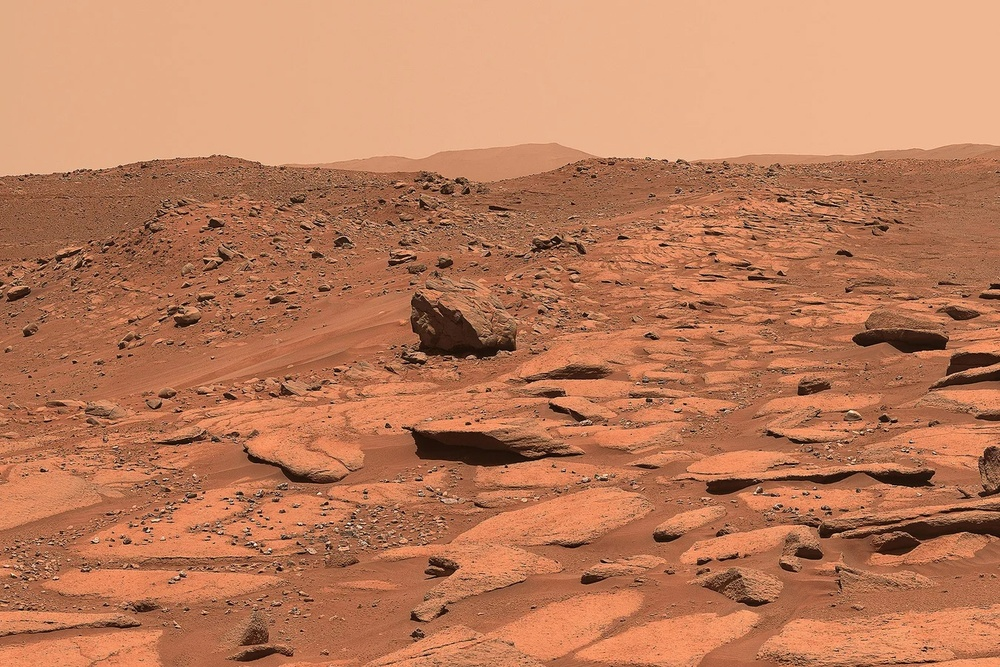
#> input picture assets/images/marssurface.jpg, 1000 x 667 px, shrunk from 1350 x 900 before the run
$ python edge_detection.py
#> lines starting #> are read from the running program, lines starting #| are printed output that depends on the picture; after the words box and inside, x2 and y2 are one past the last pixel; in counts of white or black regions, pixels touching at a corner belong together
from pathlib import Path

import cv2
import numpy as np


PROJECT_ROOT = Path(__file__).resolve().parents[1]
img = cv2.imread(str(PROJECT_ROOT / 'assets' / 'images' / 'marssurface.jpg'))
#> img is the input picture: shape (667, 1000, 3); mean B, G, R 91.6, 124.9, 188

img_edge = cv2.Canny(img, 100, 200)
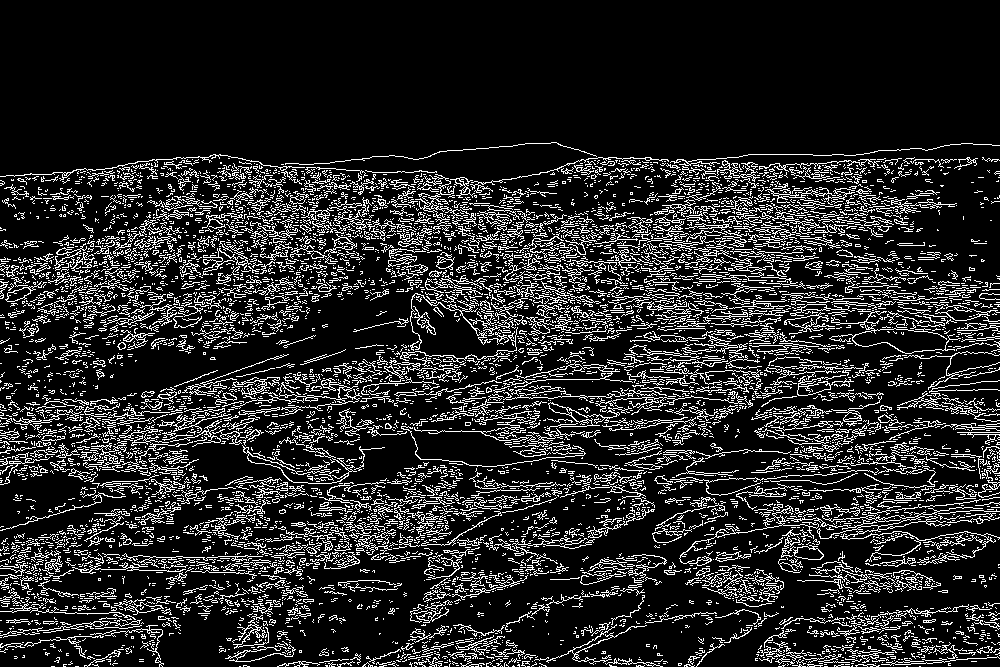
#> img_edge: shape (667, 1000); 15.3% white in thin lines or dots, all inside (x1, y1, x2, y2) = (0, 142, 1000, 667)

img_edge_d = cv2.dilate(img_edge, np.ones((3, 3), dtype=np.int8))
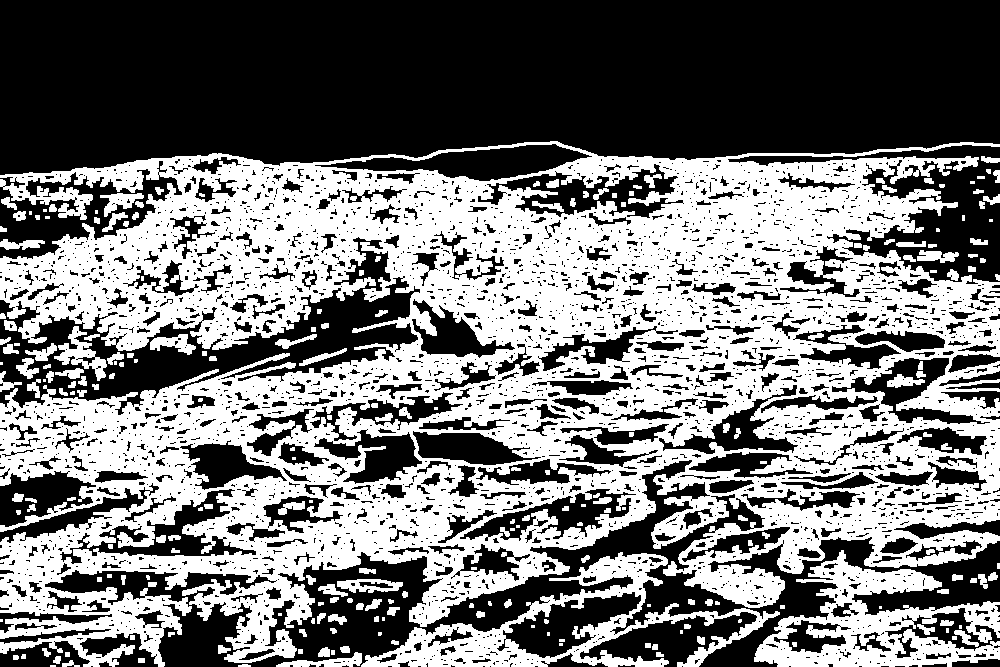
#> img_edge_d: shape (667, 1000); 46.4% white; 236 white regions (47 under 20 px), largest, box (x1, y1, x2, y2) and area: (0, 141, 1000, 667) 271764, (754, 550, 1000, 667) 11989, (361, 552, 780, 667) 11357

img_edge_e = cv2.erode(img_edge_d, np.ones((3, 3), dtype=np.int8))
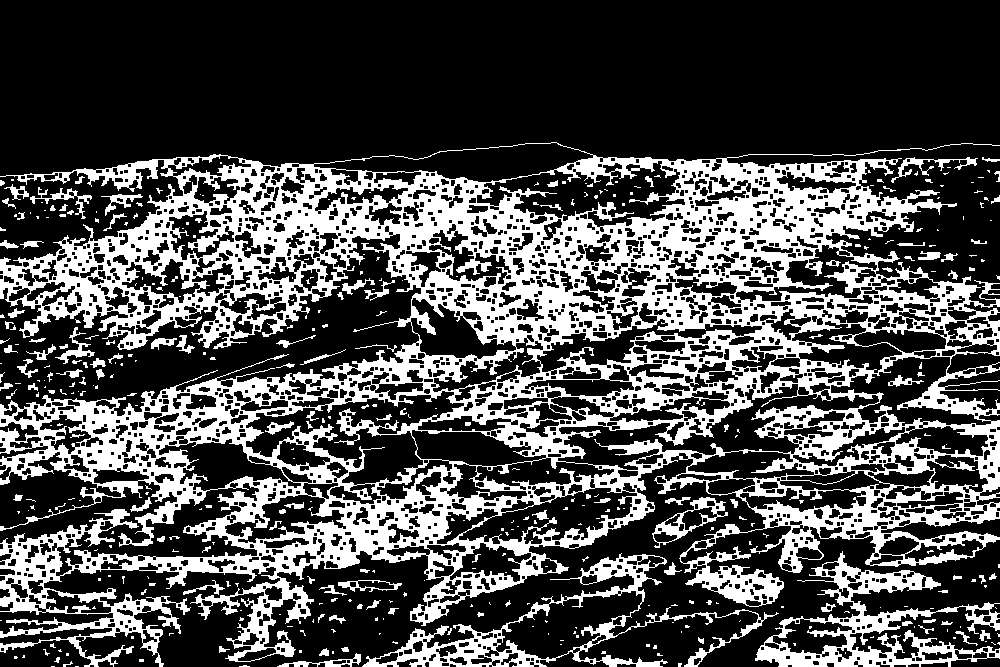
#> img_edge_e: shape (667, 1000); 30.2% white; 412 white regions (291 under 20 px), largest, box (x1, y1, x2, y2) and area: (0, 142, 1000, 667) 176078, (755, 551, 1000, 667) 7607, (362, 553, 779, 667) 6706

cv2.imshow('img', img)
cv2.imshow('img_edge', img_edge)
cv2.imshow('img_edge_d', img_edge_d)
cv2.imshow('img_edge_e', img_edge_e)
cv2.waitKey(0)

$ run again, with assets/images/parrot.jpg copied over assets/images/marssurface.jpg
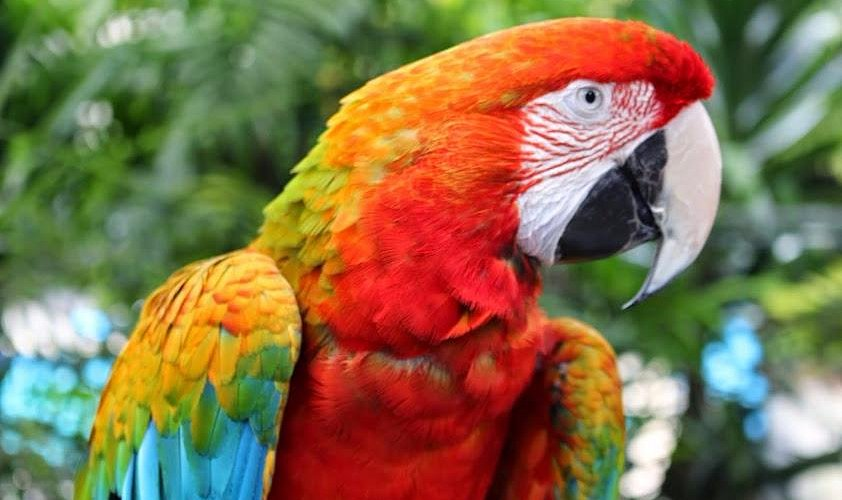
#> input picture assets/images/parrot.jpg, 842 x 500 px
#> img is the input picture: shape (500, 842, 3); mean B, G, R 75.5, 112.2, 134
#> `img_edge = cv2.Canny(img, 100, 200)`:
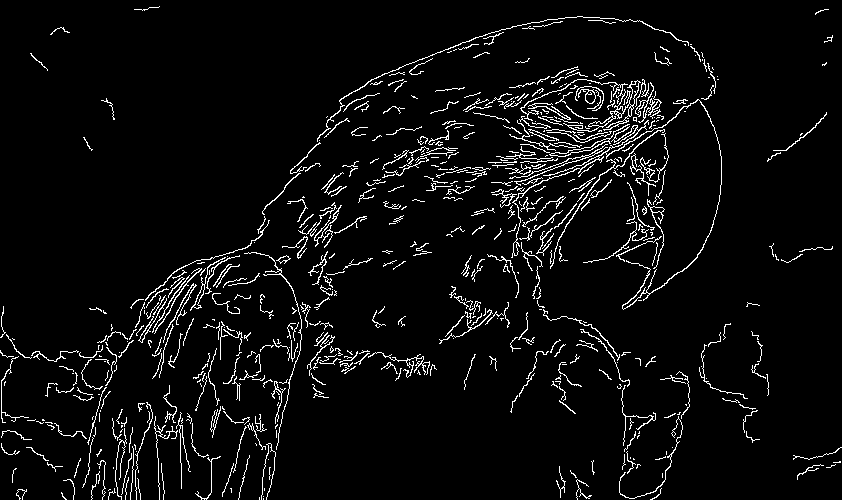
#> img_edge: shape (500, 842); 4.9% white in thin lines or dots
#> img_edge_d: shape (500, 842); 15.5% white; 92 white regions (1 under 20 px), largest, box (x1, y1, x2, y2) and area: (0, 15, 723, 500) 36750, (192, 251, 438, 500) 7914, (90, 384, 192, 500) 3556
#> `img_edge_e = cv2.erode(img_edge_d, np.ones((3, 3), dtype=np.int8))`:
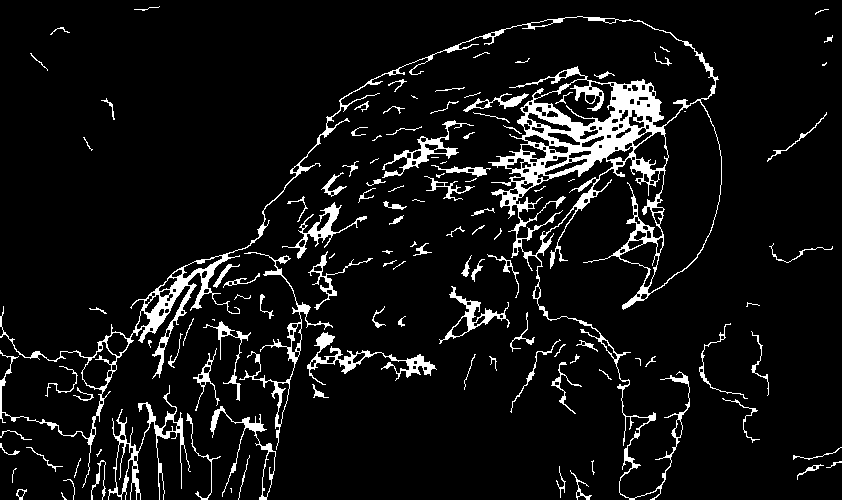
#> img_edge_e: shape (500, 842); 7.6% white; 121 white regions (29 under 20 px), largest, box (x1, y1, x2, y2) and area: (0, 16, 722, 500) 17486, (108, 385, 191, 500) 1486, (239, 252, 333, 450) 1256

$ run again, with assets/images/udaan.jpg copied over assets/images/marssurface.jpg
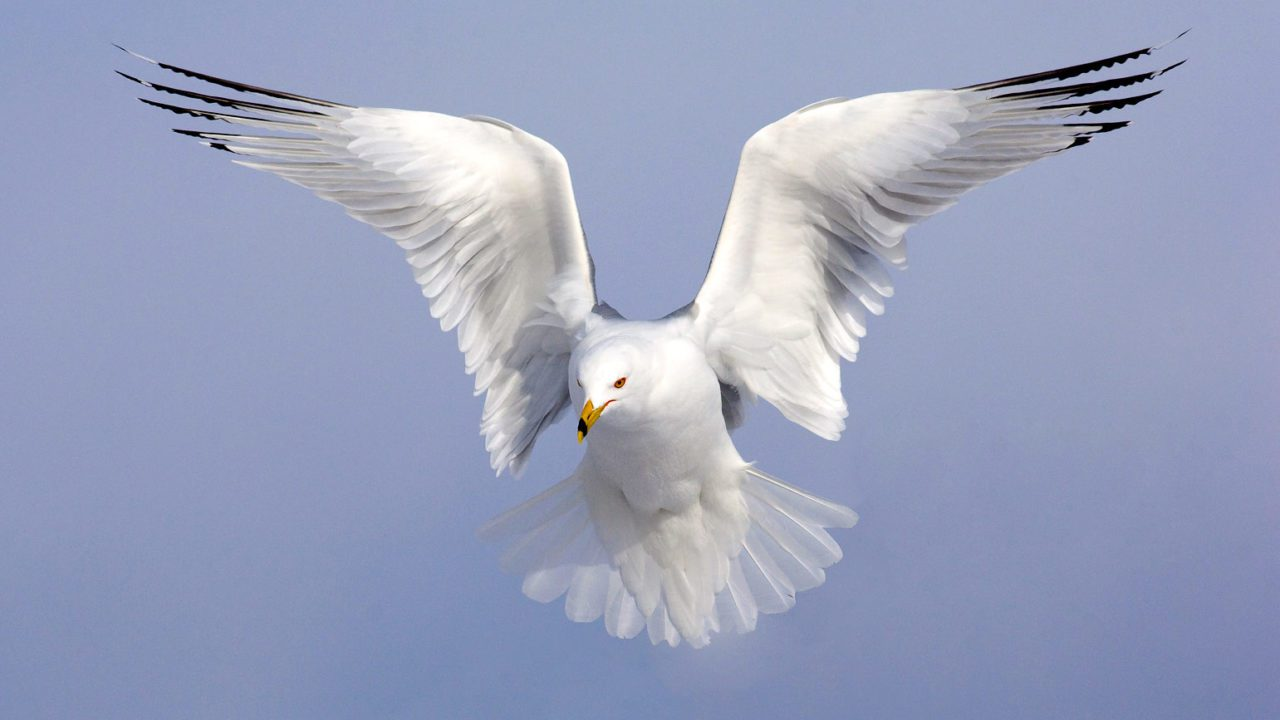
#> input picture assets/images/udaan.jpg, 1280 x 720 px
#> img is the input picture: shape (720, 1280, 3); mean B, G, R 188.8, 161.1, 153.1
#> `img_edge = cv2.Canny(img, 100, 200)`:
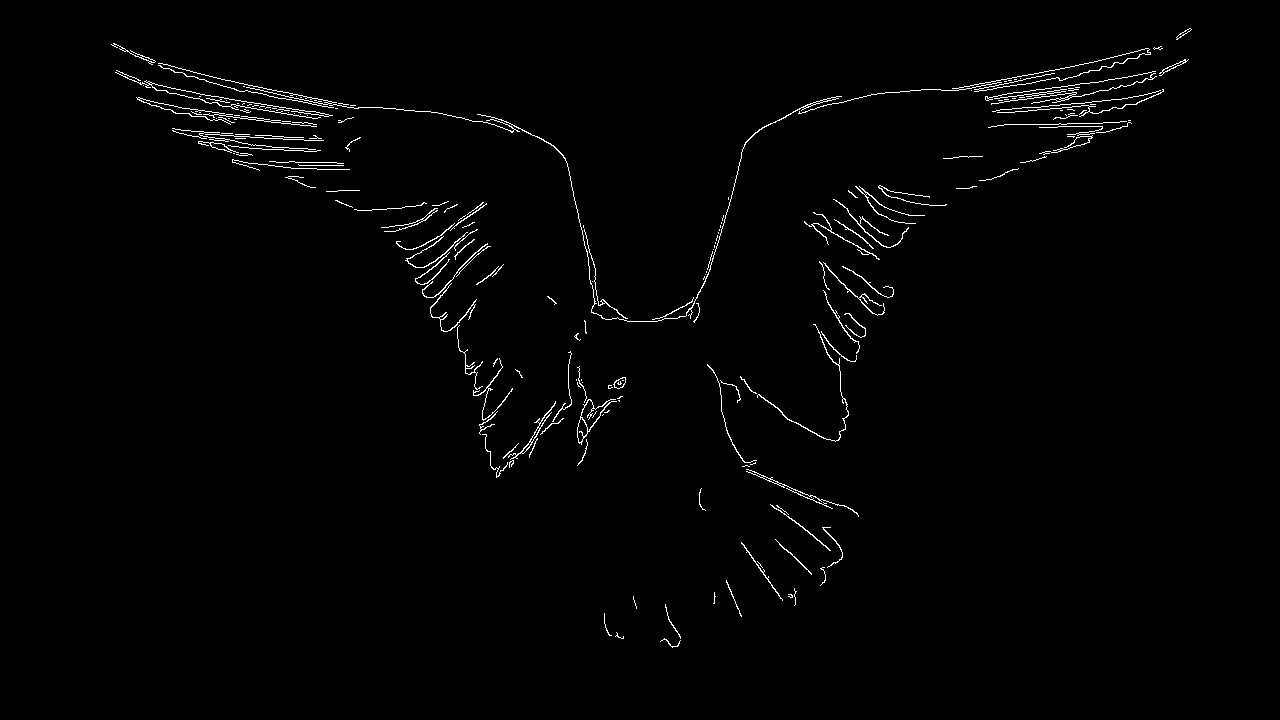
#> img_edge: shape (720, 1280); 1.3% white in thin lines or dots, all inside (x1, y1, x2, y2) = (111, 28, 1192, 648)
#> img_edge_d: shape (720, 1280); 3.9% white; 49 white regions, largest, box (x1, y1, x2, y2) and area: (110, 42, 1152, 324) 8060, (395, 201, 573, 479) 5298, (984, 58, 1190, 121) 3411
#> `img_edge_e = cv2.erode(img_edge_d, np.ones((3, 3), dtype=np.int8))`:
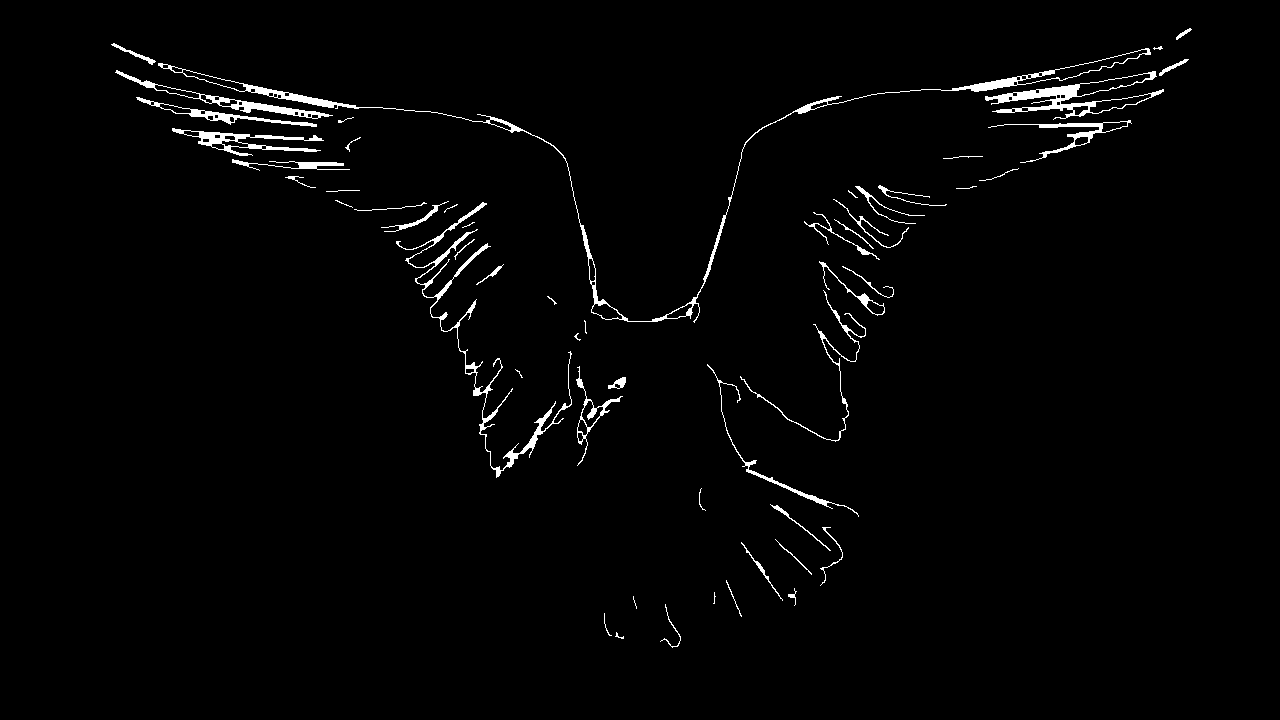
#> img_edge_e: shape (720, 1280); 1.8% white; 54 white regions (9 under 20 px), largest, box (x1, y1, x2, y2) and area: (158, 48, 1151, 323) 3542, (396, 202, 572, 478) 2367, (985, 71, 1164, 120) 1770
